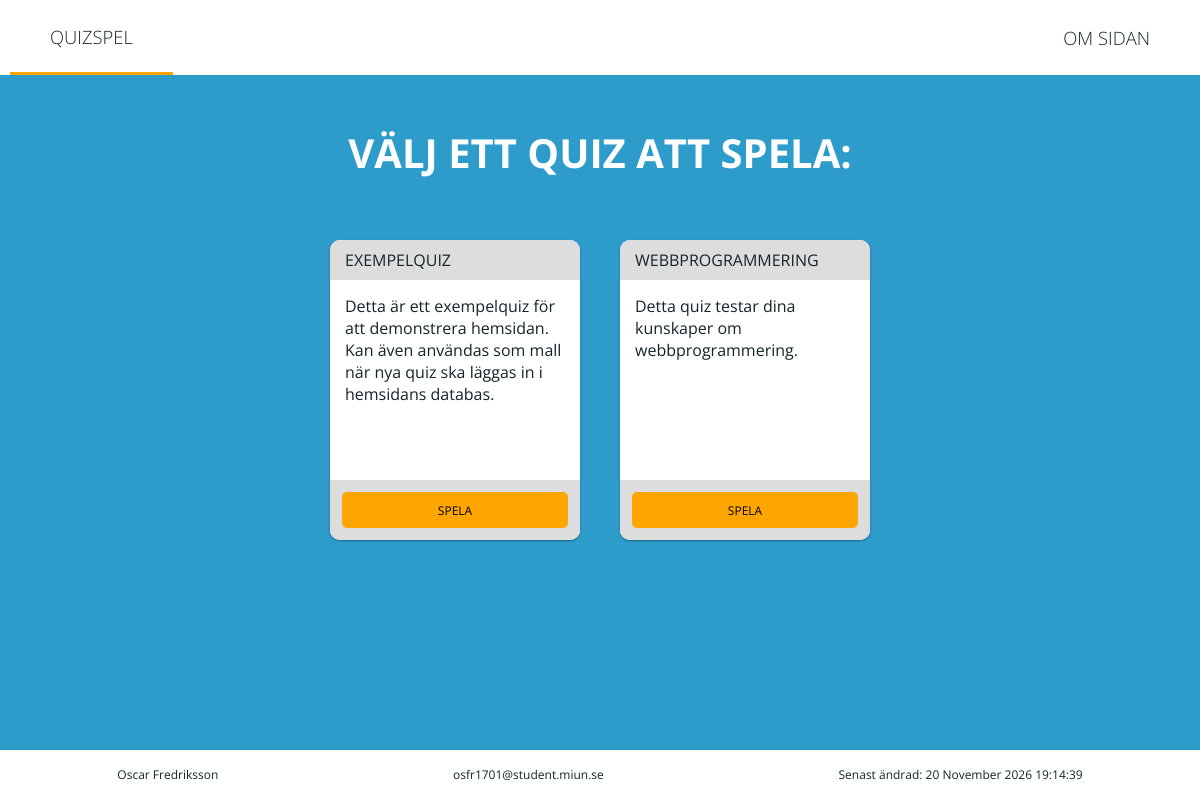
The page / on the database its author committed.
### tables this page shows
CREATE TABLE QUIZZES
(
    QUIZ_ID INT NOT NULL AUTO_INCREMENT,
    TITLE VARCHAR(100),
    DESCRIPTION TINYTEXT,
    PRIMARY KEY(QUIZ_ID)
);

### requires/database/database.php (called while the page is built, shortened)
<?php
    class Database
    {
        private $conn;
        public function connect()
        {
            global $password;
            $this->conn = new mysqli('studentmysql.miun.se', 'osfr1701', $password, 'osfr1701');
            mysqli_set_charset($this->conn,"utf8");
        }
        private function sendQuery($query)
        {
            if(!$stmt = $this->conn->prepare($query))
            {
                die("Error: " . $this->conn->error);
            }
            $stmt->execute();
            if(!$result = $stmt->get_result())
            {
                die("Error:" . $this->conn->error);
            }
            else
            {
                return $result;
            }
        }
        public function get_all_quizzes()
        {
            $query = "SELECT QUIZ_ID FROM QUIZZES";
            $result = $this->sendQuery($query);
            $quizzes = Array();
            while($row = $result->fetch_assoc())
            {
                $quizzes[] = $row["QUIZ_ID"];
            }
            return $quizzes;
        }
        public function get_quiz_title($quiz_ID)
        {
            $query = "SELECT TITLE FROM QUIZZES WHERE QUIZ_ID=" . $quiz_ID . " LIMIT 1";
            $result = $this->sendQuery($query);
            return $result->fetch_assoc()["TITLE"];
        }
        public function get_quiz_descr($quiz_ID)
        {
            $query = "SELECT DESCRIPTION FROM QUIZZES WHERE QUIZ_ID=" . $quiz_ID . " LIMIT 1";
            $result = $this->sendQuery($query);
            return $result->fetch_assoc()["DESCRIPTION"];
        }
    }
?>

### requires/builder.php (the view, shortened to what this page needs)
<?php
    class Builder implements BuilderInterface
    {
        private $location;
        private $title;
        function __construct($location, $title = "")
        {
            $this->location = $location;
            $this->title = $title;
        }
        function placeHead()
        {
            echo '<!DOCTYPE html><html lang="sv">';
            echo '<head>';
            echo '<link rel="stylesheet" type="text/css" href="css/style.css">';
            echo '</head><body>';
        }
        function placeHeader()
        {
            echo '<div class="wrapper">';
            echo '<header><ul>';
            echo '<li ';
            if($this->location == "index") echo 'class="active"';
            echo '><a href="index.php"> Quizspel </a></li>';
            echo '<li ';
            if($this->location == "play") echo 'class="active"';
            echo '><p>' . $this->title . '</p></li>';
            echo '<li ';
            if($this->location == "about") echo 'class="active"';
            echo '><a href="about.php"> om sidan </a></li>';
            echo '</ul></header>';
        }
        function placePageStart()
        {
            echo '<div class="content">';
            switch($this->location)
            {
                case "index":   echo '<h1> Välj ett quiz att spela: </h1>';
                                echo '<ul class="quiz-list">';
                                break;
            }
        }
        function placePageEnd()
        {
            switch($this->location)
            {
                case "index":   echo '</ul>';
                                break;
            }
            echo '</div>';
        }
        function placeFooter()
        {
            echo '<footer> <ul>';
            echo '<li>Oscar Fredriksson</li>';
            echo '<li><a href="mailto:osfr1701@student.miun.se">osfr1701@student.miun.se</a></li>';
            echo '<li id="lastModified">Senast ändrad: ';
            echo strftime("%e %B %Y %H:%M:%S", $this->get_last_modified());
            echo "</li> </ul> </footer></div>";
            echo "</body></html>";
        }
        private function get_last_modified()
        {
            $incls = get_included_files();
            $incls = array_filter($incls, "is_file");
            $mod_times = array_map('filemtime', $incls);
            $mod_time = max($mod_times);
            return $mod_time;
        }
        function create_quiz_box($id, $title, $descr)
        {
            echo '<li><div class="quizbox"> <div class="upper">';
            echo '<p class="title">' . $title . '</p>';
            echo '</div>';
            echo '<p class="descr">' . $descr . '</p>';
            echo '<div class="lower">';
            echo '<button type="button" class="button play-btn" onclick="playButtonClicked(this)" id="' . $id . '">';
            echo 'Spela';
            echo '</button>';
            echo '</div> </div></li>';
        }
    }
?>

### index.php (shortened to what this page needs)
<?php
    require_once "requires/builder.php";
    require_once "requires/database/database.php";
    $builder = new Builder("index");
    $builder->placeHead();
    $builder->placeHeader();
    $builder->placePageStart();
    $database = new Database();
    $quizzes = $database->get_all_quizzes();
    foreach($quizzes as $quiz_ID)
    {
        $title = $database->get_quiz_title($quiz_ID);
        $descr = $database->get_quiz_descr($quiz_ID);
        $builder->create_quiz_box($quiz_ID, $title, $descr);
    }
    $builder->placePageEnd();
    $builder->placeFooter();
?>

### rows shown on the page
quizzes: TITLE "EXEMPELQUIZ", DESCRIPTION "Detta är ett exempelquiz för att demonstrera hemsidan. Kan även användas som mall när nya quiz ska läggas in i hemsidans databas."
quizzes: TITLE "WEBBPROGRAMMERING", DESCRIPTION "Detta quiz testar dina kunskaper om webbprogrammering."

### other values the page prints
strftime("%e %B %Y %H:%M:%S", $this->get_last_modified()) "20 November 2026 19:14:39"
